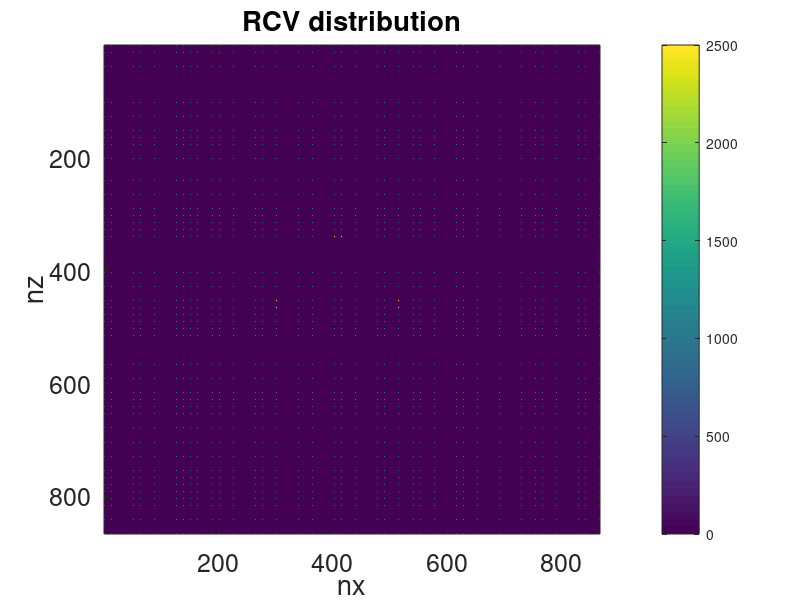

MATLAB code to generate this figure:
%%%%%%%%%%%%%%%%%%%%%%%%%%%%%%%%%%%%%%%%%%%%%%%%%%%%%%%%%%%%%%%%%%%%%%%
%%%             CREATE STATIONS (FILE) FOR SPECFEM2D 
%%%%%%%%%%%%%%%%%%%%%%%%%%%%%%%%%%%%%%%%%%%%%%%%%%%%%%%%%%%%%%%%%%%%%%%%
%Useful when you want to plant many receivers or in an specific pattern

close all
clear all
% {
%% -----------------Kernel computation in space---------------------------------
%------------------------------------------
% Parameters - Kernel computation in space
nx=865%216 %410;      %number GLL points in the model (grids!!)
L=16800; %9000;      %length of the medium in meters. We assumed square ->A=LxL   
nlines=70%100;   %number of RCV Lines (#1 at the top, last one at the bottom)
nrec=70%100;     %number of rcv for each line (#1 at the LHS)
pml=0%4;  %PML boundary conditions in terms of number of spectral elements nx. If no borders write 0

% nx=2;      %number spectral elements in the model (grids)
% L=23;      %length of the medium in meters. We assumed square ->A=LxL   
% nlines=10;   %number of RCV Lines (#1 at the top, last one at the bottom)
% nrec=10;     %number of rcv for each line (#1 at the LHS)
% pml=0;  %PML boundary conditions in terms of number of spectral elements nx. If no borders write 0



dx=L/nx;
xmax=L;  zmax=L; %Model dimensions (meters)

x_pml=pml*dx; z_pml=x_pml;
x0=0+x_pml ;  xf=L-x_pml;   %first and last rcv x-positions per line (meters) 
z0=0+z_pml;  zf=L-z_pml;   %first and last rcv z-positions (meters)



%x_rcv=[x0:(xf-x0)/(nrec-1):xf];
%z_rcv=[z0:(zf-z0)/(nlines-1):zf];

%Coordinates (m)
x_rcv=[x0:(xf-x0)/(nrec-1):xf]; 
z_rcv=[z0:(zf-x0)/(nlines-1):zf];

%Matrix of the medium. 0:no station in that point   1:RCV in that point
 station=zeros(nx,nx);  
 
 %Grid number of each point
x_step=ceil(x_rcv/dx)+1;%floor(x_rcv/dx);  %Some RCV might share the same nx location. Round is not perfect. Doble check
z_step=ceil(z_rcv/dx)+1;%floor(z_rcv/dx);



%SUPER IMPORTANT- Z negative for NEW SPECFEM2D can read it the proper way!!!!
%z_rcv=-z_rcv;    %If using OLD SPECFEM@D (Anne) then, z positive (Z origin
%is in the floor of the model)

file=['STATIONS'];  %File name same as in SPECFEM2D
f=fopen(file,'w');
       
%Place the important RCV (at r,r',s,r'2) Positions by hand
formatSpec= 'S%04.0f     AA            %10.7f            %10.7f       0.0         0.0\n';
fprintf(f,formatSpec,1,8000,10000);  %RCV1 is r'
fprintf(f,formatSpec,2,6000,8000);   %RCV2 is r
fprintf(f,formatSpec,3,10000,8000);  %RCV3 is s
%fprintf(f,formatSpec,4,8000,6000);   %RCV4 is r2'(validation rcv)

rnum=3; %I placed the 1st 3 rcv "by hand" =>counter "rnum" starts at 3
  for i=1:nlines 
      for j=1:nrec
             
          
          rnum=rnum+1;   %Counting station number
                           
%Write in Specfem2D format       
formatSpec= 'S%04.0f     AA            %10.7f            %10.7f       0.0         0.0\n';
fprintf(f,formatSpec,rnum,x_rcv(j),z_rcv(i));

station(z_step(i),x_step(j))=1000;

                   end
end
            
       fclose(f); 

 
       
 %z_rcv=-z_rcv;  ONLY FOR SPECFEM V7 (New)      

%-----RCV and Source Positions for Kernel computation---------
%x starts from left to rigth.  z starts from top(surface) to bottom(matlab only)
%This is needed only if you did NOT placed the impt. rcv by hand, above 

%Position rprime in meters---
xr=8000; zr=L-10000;
%xr=4500; zr=4300.5;

 % difference (c) and location (n) in the array of my RCV position
       [c nxr] = min(abs(xr-x_rcv));
       [c nzr] = min(abs(zr-z_rcv));    
       
%Colored the area around the position to plot it      
 station(z_step(nzr-1:nzr+1),x_step(nxr-1:nxr+1))=2500;
 
 %RCV number of this position. Use it in the kernel code 
 rnum_rprime=nxr*nzr+(nrec-nxr)*(nzr-1)  %It works only if I didn't predify any rcv "by hand"
 x_step(nxr) %Position in samples
 z_step(nzr) %Position in samples
 
 
 %Position r in meters---
xr=6000; zr=L-8000;
 %xr=3000; zr=5000;

       [c nxr] = min(abs(xr-x_rcv));
       [c nzr] = min(abs(zr-z_rcv));   
 station(z_step(nzr-1:nzr+1),x_step(nxr-1:nxr+1))=2500;      
        
 %RCV number of this position. Use it in the kernel code
 rnum_r=nxr*nzr+(nrec-nxr)*(nzr-1)

 
 
       
        %Position s in meters---
xr=10000; zr=L-8000;
%xr=6000; zr=5000;

       [c nxr] = min(abs(xr-x_rcv));
       [c nzr] = min(abs(zr-z_rcv));     
 station(z_step(nzr-1:nzr+1),x_step(nxr-1:nxr+1))=2500;   
 
  %RCV number of this position. Use it in the kernel code
 rnum_s=nxr*nzr+(nrec-nxr)*(nzr-1)
 
 
 
%  
%  %----Position rprime 2 (validation RCV) in meters--
% %xr=6000-699.4755; zr=5000+1542.3;
% xr=5300.5; zr= 6542.3;
%  % difference (c) and location (n) in the array of my RCV position         
%        [c nxr] = min(abs(xr-x_rcv));
%        [c nzr] = min(abs(zr-z_rcv)); 
%        
% %Colored the area around the position to plot it      
%  station(z_step(nzr-1:nzr+1),x_step(nxr-1:nxr+1))=2900;
%  
%  
%   %----Position rprime 3 (closest to src) in meters--
% xr=5250; zr=4650.3;
% 
%  % difference (c) and location (n) in the array of my RCV position
%        [c nxr] = min(abs(xr-x_rcv));
%        [c nzr] = min(abs(zr-z_rcv));    
%        
% %Colored the area around the position to plot it      
%  station(z_step(nzr-1:nzr+1),x_step(nxr-1:nxr+1))=2500;
%  
%  
%    %----Position rprime final (far from src) in meters--
% xr=3000; zr=3601;
% 
%  % difference (c) and location (n) in the array of my RCV position
%        [c nxr] = min(abs(xr-x_rcv));
%        [c nzr] = min(abs(zr-z_rcv));    
%        
% %Colored the area around the position to plot it      
%  station(z_step(nzr-1:nzr+1),x_step(nxr-1:nxr+1))=2500;
%  
 
 

 %}


%% -------Transport & scattering mean free path computation  ---------------------------------
%{
%% Parameters - Transport & scattering mean free path computation  
nx=410;      %number spectral elements in the model (grids)
L=9000;      %length of the medium in meters. We assumed square ->A=LxL   
nlines=74;   %number of RCV Lines (#1 at the top, last one at the bottom)
nrec=1;     %number of rcv for each line (#1 at the LHS)
% We use reflecting boundaries. Thus, no PLM absorbing boundaries is needed
dx=L/nx;


x0=L/2; z0=L/2;

z_rcv=[0:L/(nlines-1):L];
x_rcv=z_rcv;



%Matrix of the medium. 0:no station in that point   1:RCV in that point
 station=zeros(nx,nx);  
x_step=ceil(x_rcv/dx)+1;%floor(x_rcv/dx);  %Some RCV might share the same nx location. Round is not perfect. Doble check
z_step=ceil(z_rcv/dx)+1;%floor(z_rcv/dx);



%SUPER IMPORTANT- Z negative so SPECFEM2D can read it the proper way!!!!
z_rcv=-z_rcv;

file=['STATIONS_cross'];  %File name same as in SPECFEM2D
f=fopen(file,'w');
       
rnum=0;

% Filling the vertical line of the cross rcv configuration
  for i=1:nlines 
     % for j=1:nrec
             
          
          rnum=rnum+1;   %Counting station number
                           
%Write in Specfem2D format       
formatSpec= 'S%04.0f     AA            %10.7f            %10.7f       0.0         0.0\n';
fprintf(f,formatSpec,rnum,x0,z_rcv(i));

%Write only coordinates
%formatSpec= '%10.7f      %10.7f\n';
%fprintf(f,formatSpec,x0,z_rcv(i));


station(z_step(i),ceil(x0/dx)+1)=1000;

                   end
%end


% Filling the Hoz line of the cross rcv configuration
 for i=1:nlines 
     % for j=1:nrec
             
          
          rnum=rnum+1;   %Counting station number
                           
%Write in Specfem2D format       
formatSpec= 'S%04.0f     AA            %10.7f            %10.7f       0.0         0.0\n';
fprintf(f,formatSpec,rnum,x_rcv(i),-z0);    %IMPORTANT -z inSPECFEM

%Write only coordinates
%formatSpec= '%10.7f      %10.7f\n';
%fprintf(f,formatSpec,x_rcv(i),-z0);


station( ceil(z0/dx)+1 ,x_step(i))=1000;  
                   end
            
       fclose(f); 

 
       
 z_rcv=-z_rcv;      
       
%}
 
 %% Visualization
       
figure(1)
 imagesc(station)
    title('RCV distribution','fontsize',16);  
    xlabel('nx','fontsize',16)
    ylabel('nz','fontsize',16)
    set(gca,'fontsize',18)
    colorbar
% [f c] = max(max(station));
 
       